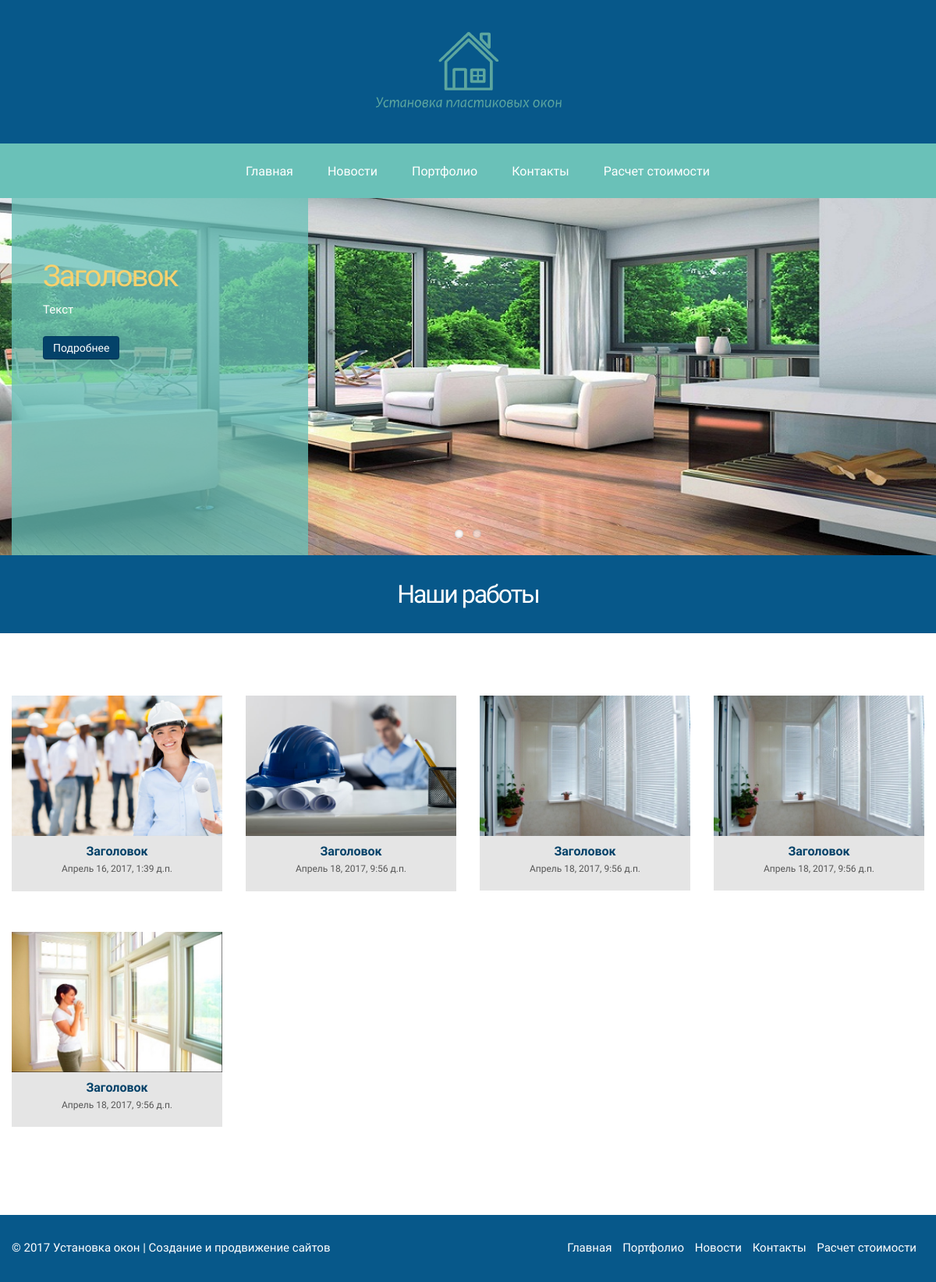
/portfolio/, run on an earlier commit of the app's database.
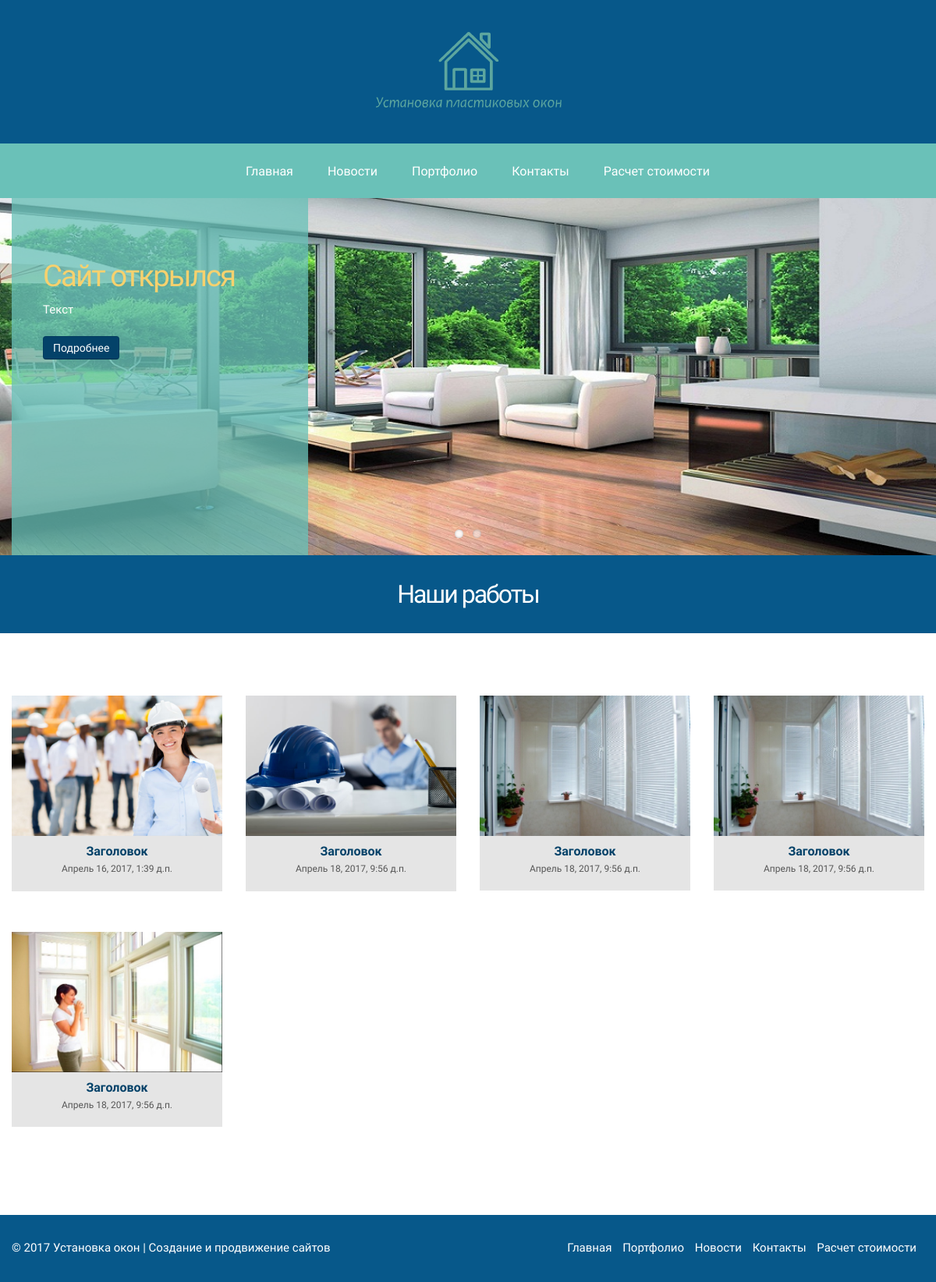
And on a later commit of the database.
### main/models.py (models this page shows, shortened)
class Slider(models.Model):
	title = models.CharField(max_length=30, verbose_name="Заголовок")
	body = models.TextField(max_length=300, verbose_name = "Текст")
	image = models.ImageField(upload_to='media/slider', verbose_name="Изображение")
	url = models.CharField(max_length=50, verbose_name="Ссылка")
	class Meta:
		verbose_name_plural='Слайдер'

### portfolio/models.py (models this page shows, shortened)
class Images(models.Model):
	name = models.CharField(max_length=30, verbose_name="Название")
	description = models.TextField(max_length=200, verbose_name="Описание")
	image = models.ImageField(upload_to='media/portfolio', verbose_name="Изображение", blank=True)
	pub_date = models.DateTimeField(default=timezone.now())
	class Meta:
		ordering = ['pub_date']
		verbose_name="Портфолио"
		verbose_name_plural = "Портфолио"

### portfolio/views.py (the view)
# urls.py: url(r'^portfolio/$', ListViews.as_view(), name = 'portfolio'),
class ListViews(ListView):
	model = Images
	paginate_by = 10
	template_name = 'portfolio/portfolio.html'
	def get_context_data(self, **kwargs):
		context = super(ListViews, self).get_context_data(**kwargs)
		return context

### main/context_processors.py (called while the page is built)
def slider(request):
	return {'sliders':Slider.objects.all()}

### templates/portfolio/portfolio.html (shortened to what this page needs)
{% extends 'base.html' %}
{% load staticfiles %}
{% block content %}
    <div id="subheader">
        <h1>Наши работы</h1>
    </div>
    <div id="content">
        <div class="container">
            <div class="row">
                <div class="span12">
                </div>
            </div>
            <div class="row">
                <div id="gallery" class="gallery">
                    {% for images in object_list %}
                    <div class="span3 item event">
                        <a class="preview" href="{{MEDIA_URL}}{{images.image}}" data-gal="prettyPhoto" title="{{images.description}}">
                            <img src="{% static 'img/pic-blank-1.gif' %}" data-original="{{MEDIA_URL}}{{images.image}}" alt="">
                        </a>
                        <h4>{{images.name}}</h4>
                        <span>{{images.pub_date}}</span>
                    </div>
                    {% endfor %}
                </div>
            </div>
        </div>
    </div>
{% endblock %}

### templates/base.html (shortened to what this page needs)
{% load staticfiles %}
<!DOCTYPE html>
<html lang="en">
<head>
    <link href="{% static 'css/html6.css' %}" rel="stylesheet" type="text/css">
</head>
<body>
     <header>
        <div id="logo">
            <div class="inner">
                <a href="index.html">
                    <img src="{% static 'img/logo.png' %}" alt=""></a>
            </div>
        </div>
        <div id="mainourservice-container">
            <ul id="mainourservice">
                <li><a href="{% url 'main' %}">Главная</a></li>
                <li><a href="{% url 'news' %}">Новости</a></li>
                <li><a href="{% url 'portfolio' %}">Портфолио</a></li>
                <li><a href="{% url 'contact' %}">Контакты</a></li>
                <li><a href="{% url 'add' %}">Расчет стоимости</a></li>
            </ul>
        </div>
    </header>
    <section id="slider">
        <div class="flexslider main-slider">
            <ul class="slides">
            {% for slider in sliders %}
                <li>
                    <div class="container">
                        <div class="slider-info">
                            <div class="inner">
                                <h1>{{ slider.title }}</h1>
                                <div class="slider-text">
                                    {{slider.body}}
                                </div>
                                <a href="{{slider.url}}" class="btn btn-primary">Подробнее</a>
                            </div>
                        </div>
                    </div>
                    <img src="{{MEDIA_URL}}{{slider.image}}" alt="">
                </li>
            {% endfor  %}
        </div>
    </section>
    {% block content %}{% endblock %}
    <footer>
            <div class="container">
                <div class="row">
                    <div class="span6">
                         &copy; 2017 Установка окон | <a href="#">Создание и продвижение сайтов</a>
                    </div>
                    <div class="span6">
                        <nav>
                            <ul>
                                <li><a href="{% url 'main' %}">Главная</a></li>
                                <li><a href="{% url 'portfolio' %}">Портфолио</a></li>
                                <li><a href="{% url 'news' %}">Новости</a></li>
                                <li><a href="{% url 'contact' %}">Контакты</a></li>
                                <li><a href="{% url 'add' %}">Расчет стоимости</a></li>
                            </ul>
                        </nav>
                    </div>
                </div>
            </div>
        </footer>
</body>
</html>

### static/css/flexslider.css (style rules this page uses)
.slides, .flex-control-nav, .flex-direction-nav { margin: 0; padding: 0; list-style: none; }
.flexslider { margin: 0; padding: 0; }
.flexslider .slides > li { display: none; -webkit-backface-visibility: hidden; }
.flexslider .slides img { width: 100%; display: block; }
.slides:after { content: "\0020"; display: block; clear: both; visibility: hidden; line-height: 0; height: 0; }
.flexslider { margin: 0 0 60px; background: #fff; border: 4px solid #fff; position: relative; -webkit-border-radius: 4px; -moz-border-radius: 4px; -o-border-radius: 4px; border-radius: 4px; -webkit-box-shadow: 0 1px 4px rgba(0,0,0,.2); -moz-box-shadow: 0 1px 4px rgba(0,0,0,.2); -o-box-shadow: 0 1px 4px rgba(0,0,0,.2); box-shadow: 0 1px 4px rgba(0,0,0,.2); zoom: 1; }
.flexslider .slides { zoom: 1; }

### static/css/style.css (style rules this page uses)
body { font-family: "Oranienbaum"; font-size: 15px; line-height: 1.7em; margin: 0; padding: 0; color: #555; background: #fff }
header { background: #07588A }
header.clone { width: 100%; position: fixed; top: -80px; transition: 0.2s top ease-in }
header.clone #logo { display: none }
#subheader { padding: 20px 0 20px 0; background: #07588A; text-align: center }
#subheader h1 { letter-spacing: -2px; font-size: 32px; font-weight: 500; color: #fff }
h1, h2 { font-weight: lighter; color: #044269 }
h3, h4, h5, h6 { font-weight: 600; color: #044269 }
a { color: #044269 }
#logo { text-align: center }
#logo .inner { margin: 40px 0 40px 0; display: inline-block }
#content { padding: 60px 0 60px 0 }
#mainourservice a { -o-transition: .5s; -ms-transition: .5s; -moz-transition: .5s; -webkit-transition: .5s; transition: .5s }
.btn-primary { background: #044269; text-shadow: none; box-shadow: none; -moz-box-shadow: none; -webkit-box-shadow: none }
#mainourservice-container { text-align: center; width: 100%; height: 70px; background: #6AC1B8 }
#mainourservice { color: #fff; font-weight: 400; font-size: 16px; letter-spacing: 0px; display: inline-block; text-align: left }
#mainourservice li { margin: 0px 0px; padding: 0px 0px; float: left; display: inline; list-style: none; position: relative }
#mainourservice a { display: block; padding: 26px 22px 24px 22px; text-decoration: none; color: #fff }
footer { color: #fff; background: #07588A; padding: 30px 0 30px 0 }
footer ul { margin: 0; padding: 0; float: right }
footer li { display: inline; padding: 0 10px 0 0 }
footer a { color: #fff }
#gallery .item { text-align: center; margin-bottom: 30px; background: #e5e5e5; padding-bottom: 15px; font-size: 12px }
#gallery .item h4 { font-size: 16px; margin-bottom: 0 }
.isotope, .isotope .isotope-item { -webkit-transition-duration: 0.8s; -moz-transition-duration: 0.8s; -ms-transition-duration: 0.8s; -o-transition-duration: 0.8s; transition-duration: 0.8s }
.isotope { -webkit-transition-property: height, width; -moz-transition-property: height, width; -ms-transition-property: height, width; -o-transition-property: height, width; transition-property: height, width }
.isotope .isotope-item { -webkit-transition-property: -webkit-transform, opacity; -moz-transition-property: -moz-transform, opacity; -ms-transition-property: -ms-transform, opacity; -o-transition-property: -o-transform, opacity; transition-property: transform, opacity }
.isotope-item { z-index: 2 }
.flexslider { margin: 0; padding: 0; border: none; box-shadow: none }
.main-slider .slider-info { position: absolute }
.main-slider .slider-info .inner { width: 300px; height: 420px; z-index: 10; padding: 40px; padding-top: 70px; color: #FDFDFD; background: rgba(106, 193, 184, 0.77); opacity: 1; line-height: 1.8em }
.main-slider .slider-info h1 { color: #f6d16e; display: inline-block; letter-spacing: -2px }
.main-slider .slider-info .btn { margin-top: 20px }

What changed in the data, as far as the page shows it:
removed Slider: title "Заголовок", body "Текст", image (picture)
added Slider: title "Сайт открылся", body "Текст", image (picture)
